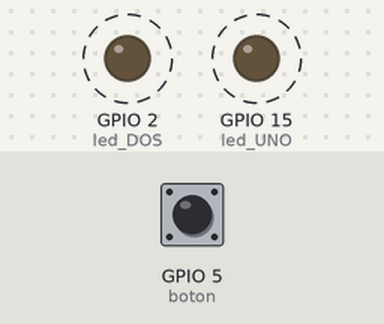
Simulated run of this sketch. Board: ESP32. Shown: output pins drawn as LEDs (lit = HIGH). Dashed ring = blinking. Inputs (shaded band) come from the test bench; at power-on: GPIO 5 (boton) LOW.

Above: at 0.87 s.
1.3 s: GPIO 5 (boton) pulled HIGH for 1 s
At 1.9 s:
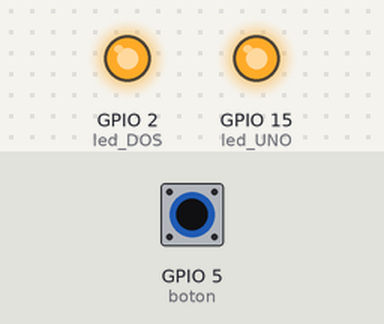
4.5 s: GPIO 5 (boton) pulled HIGH for 3.2 s
At 4.9 s:
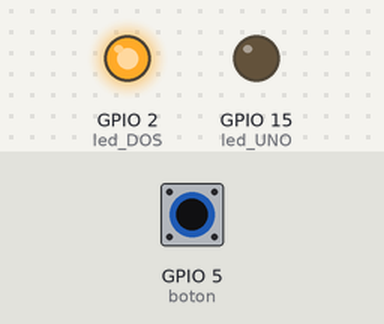
Timing chart, 0 to 15.2 s (numbered marks = the images above; inputs shaded):
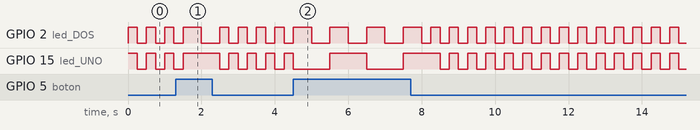

The sketch:

Ejercicio_1-3_PushBotonLEDs.ino
```cpp
//Frecuencia inicial de los LEDs
volatile int frecLED_UNO = 250;
volatile int frecLED_DOS = 250;

#if CONFIG_FREERTOS_UNICORE
static const BaseType_t app_cpu = 0;
#else
static const BaseType_t app_cpu = 1;
#endif

//Pines de salida/entrada
static const int led_UNO = 15; // Señal verde
static const int led_DOS = 2; // Segundo Amarilla
static const int boton = 5; // Boton

//Tarea01: Toggle LED 1 actualizable por pulsador
void toggleLED_UNO(void *parameter) {
  while (1) {
    digitalWrite(led_UNO, HIGH);
    vTaskDelay(frecLED_UNO / portTICK_PERIOD_MS);
    digitalWrite(led_UNO, LOW);
    vTaskDelay(frecLED_UNO / portTICK_PERIOD_MS);
  }
}

//Tarea02: Toggle LED 2 actualizable por pulsador
void toggleLED_DOS(void *parameter) {
  while (1) {
    digitalWrite(led_DOS, HIGH);
    vTaskDelay(frecLED_DOS / portTICK_PERIOD_MS);
    digitalWrite(led_DOS, LOW);
    vTaskDelay(frecLED_DOS / portTICK_PERIOD_MS);
  }
}

//Tarea03: Leer pulsador
void readBoton(void *parameter) {
  while (1) {
    if (digitalRead(boton) == 1){ //Se mantiene el pulsador
      frecLED_UNO = 1000;
      frecLED_DOS = 500;
    } else {                      //No se oprime el pulsador
      frecLED_UNO = 250;
      frecLED_DOS = 250;
    }
}
}
void setup() {
  Serial.begin(115200);

  pinMode(led_UNO, OUTPUT);
  pinMode(led_DOS, OUTPUT);
  pinMode(boton, INPUT);

  //Configuración de las tareas:
  xTaskCreatePinnedToCore(
      toggleLED_UNO,
      "Toggle LED 1",
      1024,
      NULL,
      2,
      NULL,
      app_cpu);
  xTaskCreatePinnedToCore(
      toggleLED_DOS,
      "Toggle LED 2",
      1024,
      NULL,
      3,
      NULL,
      app_cpu);
  xTaskCreatePinnedToCore(
      readBoton,
      "Leer boton",
      1024,
      NULL,
      1,
      NULL,
      app_cpu);
}

void loop() {
  // put your main code here, to run repeatedly:
  //delay(10); // this speeds up the simulation
}
```
